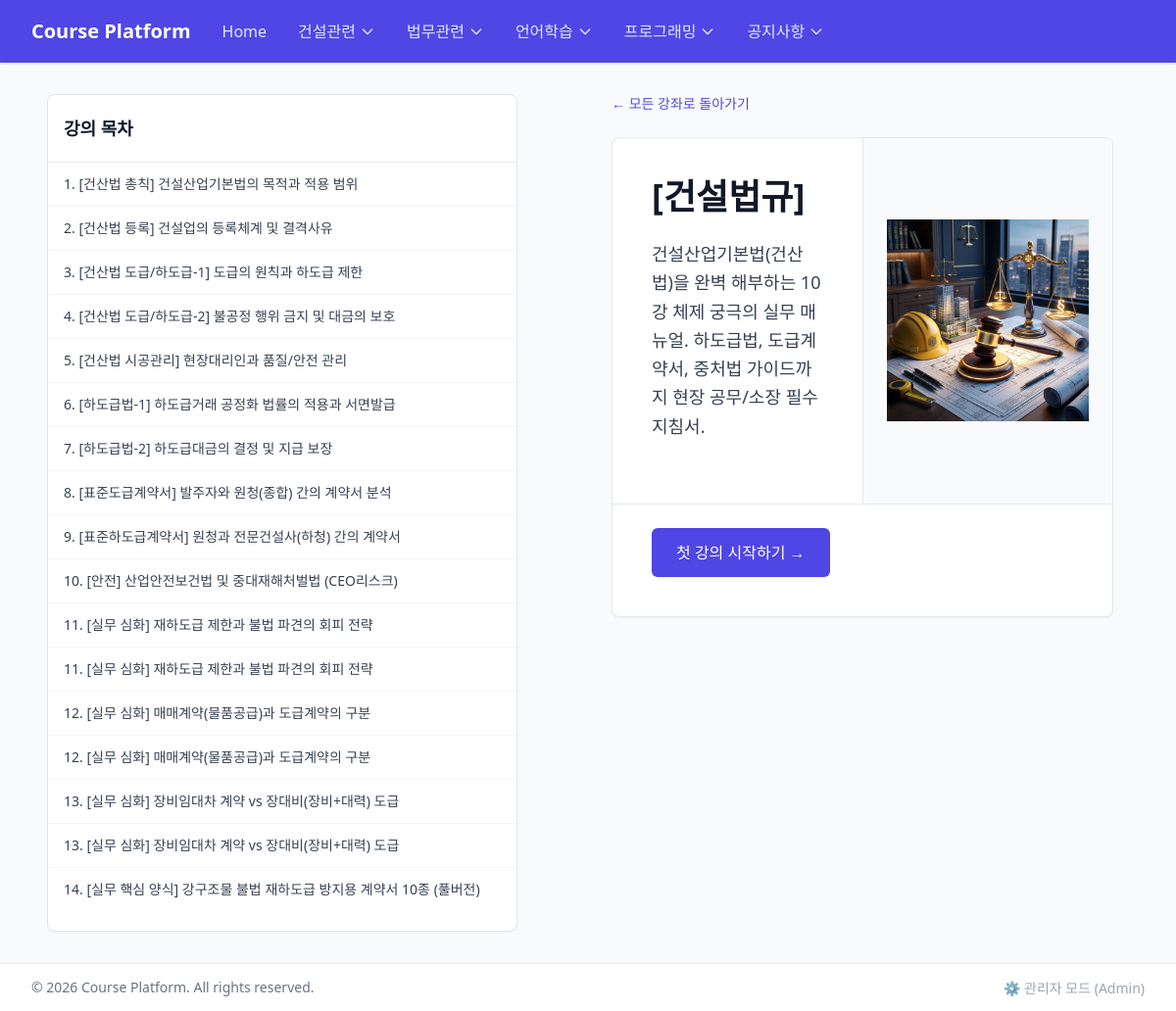
Before: /courses/5 with the older database file.
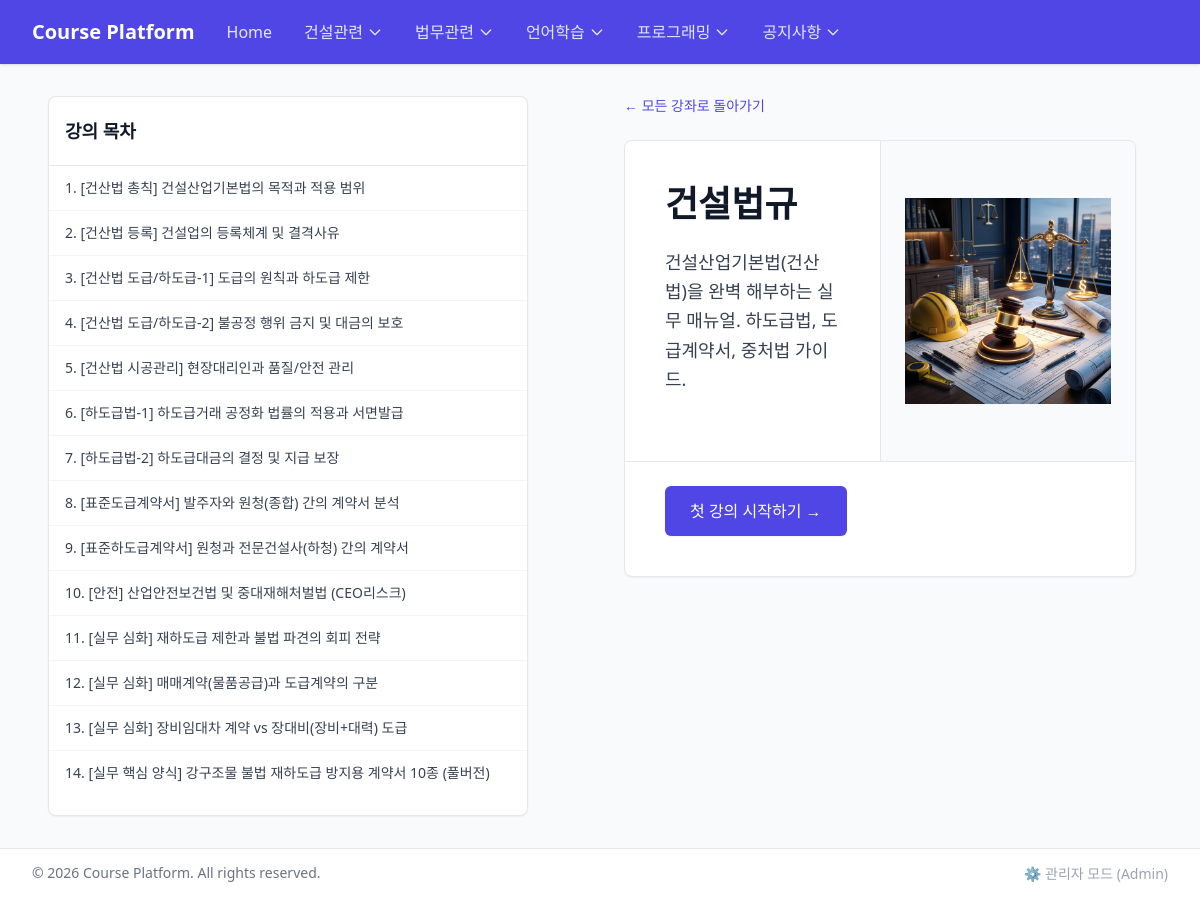
After: the same page with the newer database file.
### models/__init__.py (models this page shows)
class Category(SQLModel, table=True):
    id: Optional[int] = Field(default=None, primary_key=True)
    name: str = Field(index=True, unique=True)
    order: int = Field(default=0)
    courses: List["Course"] = Relationship(back_populates="category")

class Lesson(SQLModel, table=True):
    id: Optional[int] = Field(default=None, primary_key=True)
    title: str
    content: str
    order: int = Field(default=0)
    course_id: Optional[int] = Field(default=None, foreign_key="course.id")
    course: Optional[Course] = Relationship(back_populates="lessons")

class Course(SQLModel, table=True):
    id: Optional[int] = Field(default=None, primary_key=True)
    title: str
    description: Optional[str] = None
    thumbnail_url: Optional[str] = None
    category_id: Optional[int] = Field(default=None, foreign_key="category.id")
    category: Optional[Category] = Relationship(back_populates="courses")
    lessons: List["Lesson"] = Relationship(back_populates="course", cascade_delete=True)

### routers/public.py (the view)
@router.get("/courses/{course_id}")
def course_detail(request: Request, course_id: int, session: Session = Depends(get_session)):
    course = session.get(Course, course_id)
    if not course:
        raise HTTPException(status_code=404, detail="Course not found")
    categories = session.exec(select(Category).order_by(Category.order)).all()
    lessons = session.exec(select(Lesson).where(Lesson.course_id == course_id).order_by(Lesson.order)).all()
    return templates.TemplateResponse(
        request=request, name="public/course.html", context={"categories": categories, "course": course, "lessons": lessons}
    )

### templates/public/course.html (shortened to what this page needs)
{% extends "public/base.html" %}
{% block content %}
<div class="flex flex-col lg:flex-row gap-24 flex-1 min-h-0">
    <div class="w-full lg:w-[480px] shrink-0 lg:h-full">
        <div class="bg-white border border-gray-200 shadow-sm rounded-lg flex flex-col h-full">
            <div class="px-4 py-5 border-b border-gray-200 shrink-0">
                <h3 class="text-lg font-bold text-gray-900">
                    강의 목차
                </h3>
            </div>
            <ul role="list" class="divide-y divide-gray-100 overflow-y-auto flex-1 pb-5">
                {% if lessons %}
                {% for lesson in lessons %}
                <li>
                    <a href="/courses/{{ course.id }}/lessons/{{ lesson.id }}"
                        class="block px-4 py-3 text-sm text-gray-700 hover:bg-indigo-50 hover:text-indigo-700 transition-colors">
                        {{ lesson.title }}
                    </a>
                </li>
                {% endfor %}
                {% else %}
                <li class="px-4 py-5 text-sm text-gray-500">등록된 강의가 없습니다.</li>
                {% endif %}
            </ul>
        </div>
    </div>
    <div class="w-full lg:flex-1 lg:max-w-[1440px] min-w-0 lg:h-full lg:overflow-y-auto lg:pr-4 pb-8">
        <div class="mb-6">
            <a href="/"
                class="text-indigo-600 hover:text-indigo-900 transition flex items-center gap-1 font-medium text-sm">
                &larr; 모든 강좌로 돌아가기
            </a>
        </div>
        <div class="bg-white border border-gray-200 shadow-sm rounded-lg overflow-hidden mb-10">
            <div class="flex flex-col md:flex-row min-h-[320px]">
                <div
                    class="p-8 sm:p-10 flex flex-col justify-center {% if course.thumbnail_url %}md:w-1/2{% else %}w-full{% endif %}">
                    <h1 class="text-3xl font-extrabold text-gray-900 sm:text-4xl mb-6">
                        {{ course.title }}
                    </h1>
                    <div class="prose max-w-none text-gray-700 text-lg leading-relaxed mb-6">
                        {{ course.description }}
                    </div>
                </div>
                {% if course.thumbnail_url %}
                <div
                    class="w-full md:w-1/2 bg-gray-50 p-6 flex items-center justify-center border-t md:border-t-0 md:border-l border-gray-200 min-h-[250px]">
                    <img src="{{ course.thumbnail_url }}" alt="Course Thumbnail"
                        class="max-w-full max-h-full object-contain">
                </div>
                {% endif %}
            </div>
            {% if lessons %}
            <div class="px-8 sm:px-10 pb-8 sm:pb-10 border-t border-gray-200 pt-6">
                <a href="/courses/{{ course.id }}/lessons/{{ lessons[0].id }}"
                    class="inline-flex items-center px-6 py-3 border border-transparent shadow-sm text-base font-medium rounded-md text-white bg-indigo-600 hover:bg-indigo-700 focus:outline-none focus:ring-2 focus:ring-offset-2 focus:ring-indigo-500 transition-colors">
                    첫 강의 시작하기 &rarr;
                </a>
            </div>
            {% endif %}
        </div>
    </div>
</div>
{% endblock %}

### templates/public/base.html (shortened to what this page needs)
<!DOCTYPE html>
<html lang="en">
<head>
    <script src="https://cdn.tailwindcss.com"></script>
    <script src="https://cdn.tailwindcss.com?plugins=typography"></script>
</head>
<body class="bg-gray-50 min-h-screen lg:h-screen lg:overflow-hidden font-sans flex flex-col">
    <nav class="bg-indigo-600 shadow shrink-0 z-20 relative">
        <div class="max-w-7xl mx-auto px-4 sm:px-6 lg:px-8">
            <div class="flex justify-between h-16">
                <div class="flex flex-1">
                    <div class="flex-shrink-0 flex items-center">
                        <a href="/" class="text-xl font-bold text-white">Course Platform</a>
                    </div>
                    <div class="hidden sm:ml-8 sm:flex sm:space-x-8 items-center">
                        <a href="/" class="text-indigo-100 font-medium hover:text-white transition-colors">Home</a>
                        {% if categories %}
                        {% for cat in categories %}
                        <div class="relative group">
                            <button
                                class="text-indigo-100 font-medium hover:text-white transition-colors flex items-center gap-1 focus:outline-none">
                                {{ cat.name }}
                                <svg class="w-4 h-4" fill="none" stroke="currentColor" viewBox="0 0 24 24">
                                    <path stroke-linecap="round" stroke-linejoin="round" stroke-width="2"
                                        d="M19 9l-7 7-7-7"></path>
                                </svg>
                            </button>
                        </div>
                        {% endfor %}
                        {% endif %}
                    </div>
                </div>
            </div>
        </div>
    </nav>
    <main class="flex-grow w-full py-8 px-4 sm:px-6 lg:px-12 flex flex-col min-h-0">
        {% block content %}{% endblock %}
    </main>
    <footer class="bg-white border-t border-gray-200 mt-auto py-3 shrink-0 z-10 relative">
        <div
            class="max-w-7xl mx-auto px-4 sm:px-6 lg:px-8 flex flex-col md:flex-row justify-between items-center gap-4">
            <p class="text-sm text-gray-500">&copy; 2026 Course Platform. All rights reserved.</p>
            <div>
                <a href="/admin" target='_blank' class="text-sm text-gray-400 hover:text-gray-700 transition">⚙️ 관리자 모드
                    (Admin)</a>
            </div>
        </div>
    </footer>
</body>
</html>

Changed rows visible on the page:
removed Lesson: title "11. [실무 심화] 재하도급 제한과 불법 파견의 회피 전략"
removed Lesson: title "12. [실무 심화] 매매계약(물품공급)과 도급계약의 구분"
removed Lesson: title "13. [실무 심화] 장비임대차 계약 vs 장대비(장비+대력) 도급"
changed Course: title "[건설법규]" → "건설법규"; description "건설산업기본법(건산법)을 완벽 해부하는 10강 체제 궁극의 실무 매뉴얼. 하도급법, 도급계약서, 중처법 가이드까지 현장 공무/소장 필수 지침서." → "건설산업기본법(건산법)을 완벽 해부하는 실무 매뉴얼. 하도급법, 도급계약서, 중처법 가이드."
